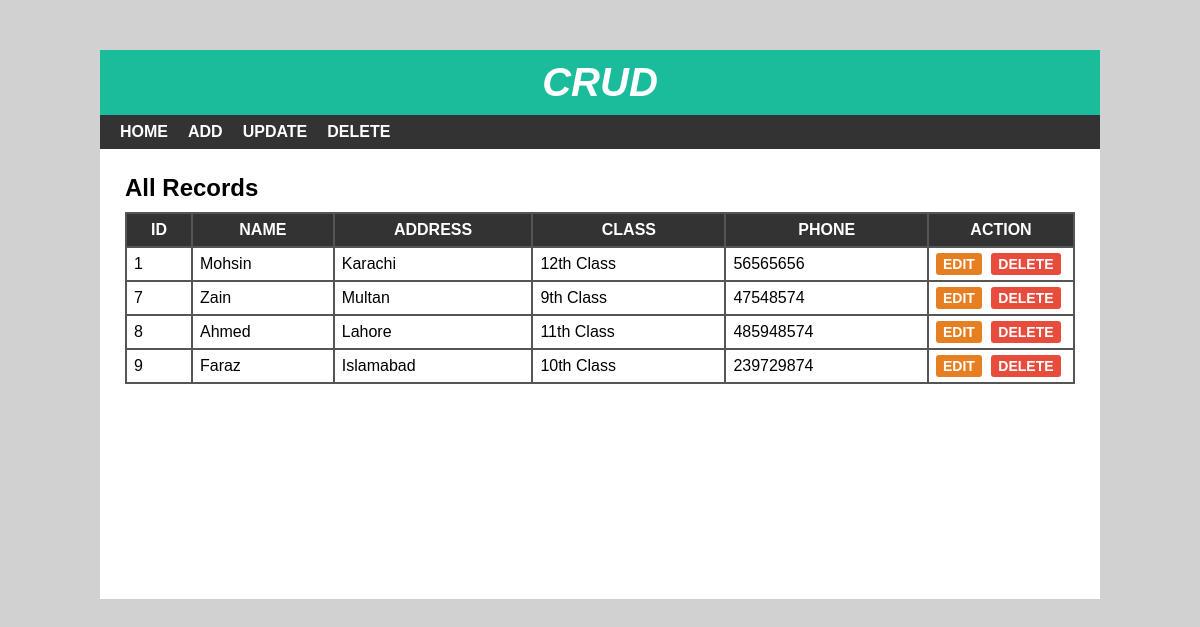
The page / on the database its author committed.
### tables this page shows
CREATE TABLE `student_data` (
  `s_id` int(255) NOT NULL,
  `s_name` varchar(255) NOT NULL,
  `s_address` varchar(255) NOT NULL,
  `s_class` int(255) NOT NULL,
  `s_phone` int(255) NOT NULL
);

CREATE TABLE `sclass` (
  `c_id` int(255) NOT NULL,
  `c_name` varchar(255) NOT NULL
);

### index.php (the view)
<?php
include 'header.php';
include('config.php');
?>
<div id="main-content">
    <h2>All Records</h2>
    <table cellpadding="7px">
        <thead>
            <th>Id</th>
            <th>Name</th>
            <th>Address</th>
            <th>Class</th>
            <th>Phone</th>
            <th>Action</th>
        </thead>
        <tbody>
            <?php
            $sql = "SELECT * FROM `student_data` JOIN `sclass` WHERE student_data.s_class = sclass.c_id ORDER BY `s_id` ASC";
            $result = mysqli_query($conn, $sql);
            while ($row = mysqli_fetch_array($result)) { ?>
                <tr>
                    <td>
                        <?php echo $row['s_id']; ?>
                    </td>
                    <td>
                        <?php echo $row['s_name']; ?>
                    </td>
                    <td>
                        <?php echo $row['s_address']; ?>
                    </td>
                    <td>
                        <?php echo $row['c_name']; ?>
                    </td>
                    <td>
                        <?php echo $row['s_phone']; ?>
                    </td>
                    <td>
                        <a href='edit.php?id=<?php echo $row['s_id']; ?>'>Edit</a>
                        <a href='delete-inline.php?id=<?php echo $row['s_id']; ?>'>Delete</a>
                    </td>
                </tr>
            <?php } ?>
        </tbody>
    </table>
</div>
</div>
</body>
</html>

### header.php (shortened to what this page needs)
<!DOCTYPE html>
<html lang="en">
<head>
  <link rel="stylesheet" href="css/style.css">
</head>
<body>
    <div id="wrapper">
        <div id="header">
            <h1>Crud</h1>
        </div>
        <div id="menu">
            <ul>
                <li>
                    <a href="index.php">Home</a>
                </li>
                <li>
                    <a href="add.php">Add</a>
                </li>
                <li>
                    <a href="update.php">Update</a>
                </li>
                <li>
                    <a href="delete.php">Delete</a>
                </li>
            </ul>
        </div>

### css/style.css (style rules this page uses)
body { font:16px arial; margin: 0; padding: 0; background: #d1d1d1; }
#wrapper { width: 1000px; margin: 50px auto 0; background-color: #fff; }
#header { text-align: center; background-color: #1abc9c; padding: 10px; }
#header h1 { color: #fff; font-size: 40px; font-style: italic; font-weight: 700; text-transform: uppercase; margin: 0; }
#menu { background-color: #333; }
#menu ul { font-size: 0; padding: 0 10px; margin: 0; list-style: none; }
#menu ul li { display: inline-block; }
#menu ul li a { color: #fff; font-size: 16px; font-weight: 600; padding: 8px 10px; display: block; text-decoration: none; text-transform: uppercase; transition: all 0.3s ease; }
#main-content { padding: 25px; min-height: 400px; }
#main-content h2 { margin: 0 0 10px; text-transform: capitalize; }
#main-content table { width: 100%; background-color: #555; margin: 0 0 20px; }
#main-content table th { color: #fff; background-color: #333; text-transform: uppercase; }
#main-content table th:last-child { width: 130px; }
#main-content table td { background-color: #fff; }
#main-content table td a { font-size: 14px; font-weight: 600; text-transform: uppercase; padding: 3px 7px; color: #fff; background-color: #e67e22; text-decoration: none; border-radius: 3px; }
#main-content table td a:nth-child(2) { background-color: #e74c3c; margin: 0 0 0 5px; }

### rows shown on the page
student_data: s_id "1", s_name "Mohsin", s_address "Karachi", sclass.c_name "12th Class", s_phone "56565656"
student_data: s_id "7", s_name "Zain", s_address "Multan", sclass.c_name "9th Class", s_phone "47548574"
student_data: s_id "8", s_name "Ahmed", s_address "Lahore", sclass.c_name "11th Class", s_phone "485948574"
student_data: s_id "9", s_name "Faraz", s_address "Islamabad", sclass.c_name "10th Class", s_phone "239729874"
